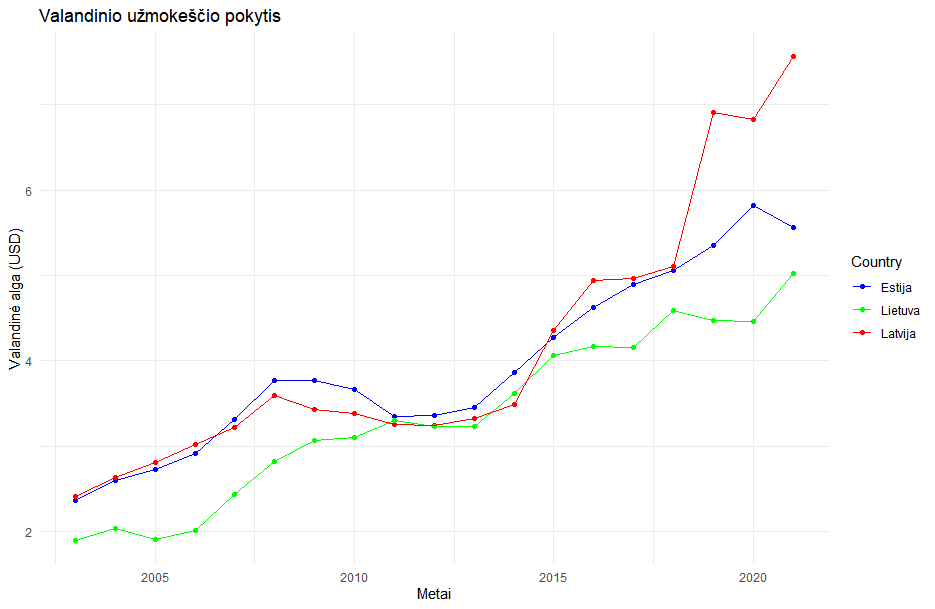

R code for this plot:
library(ggplot2)
data <- read.csv("MinimumWagesBalticsPPP.csv")
countries <- c("Estonia", "Lithuania", "Latvia")
filtered_data <- data[data$Country %in% countries & data$Pay.period == "Hourly", ]  # added filtering for hourly wages

plot <- ggplot(filtered_data, aes(x = TIME, y = Value, color = Country)) +
  geom_point() +
  geom_line() +
  labs(x = "Metai", y = "Valandinė alga (USD)", title = "Valandinio užmokeščio pokytis") +
  scale_color_manual(values = c("blue", "green", "red"), labels = c("Estija", "Lietuva", "Latvija")) +
  theme_minimal()

plot
